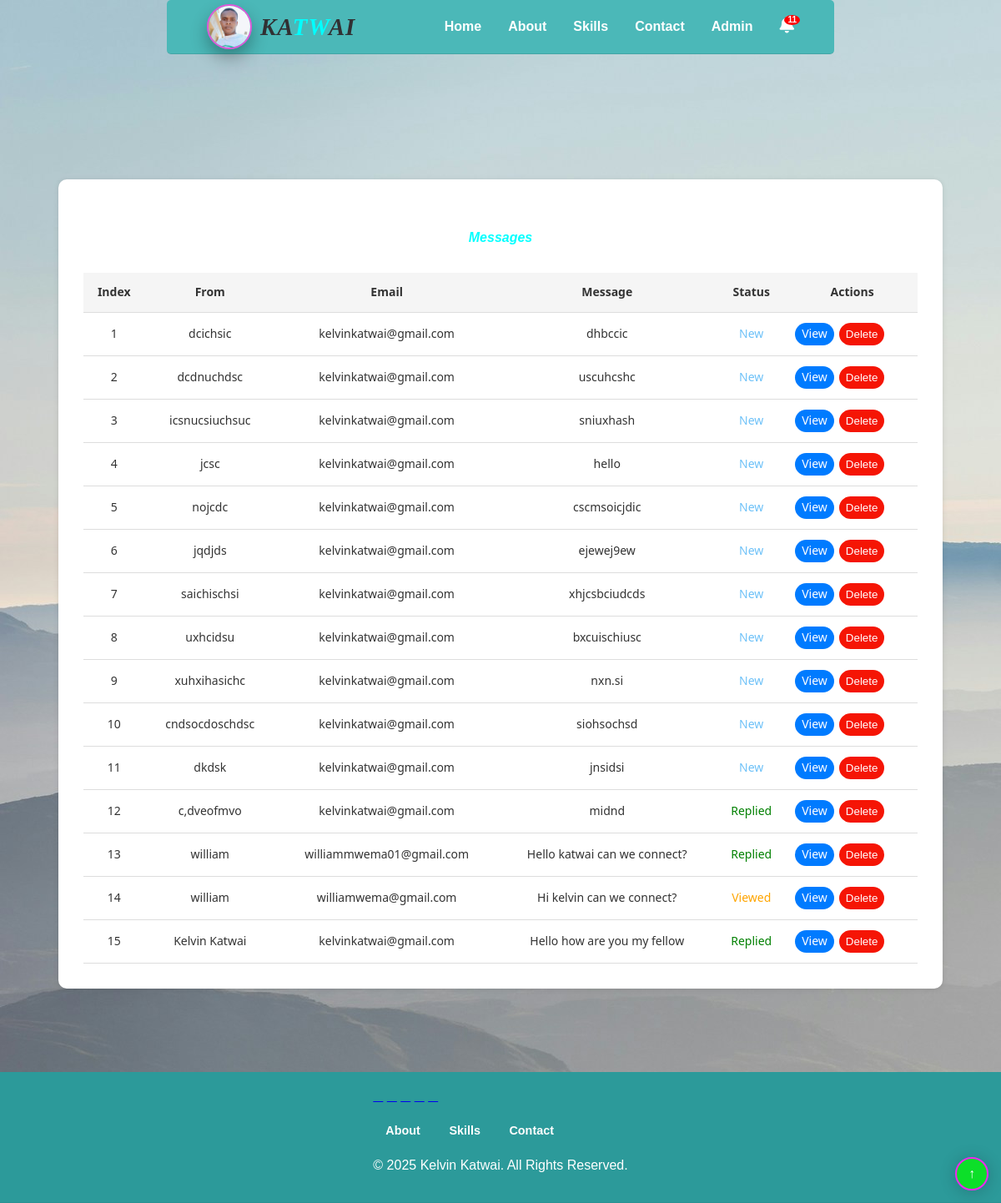
Page /view_messages/ (signed in) on the earlier database version.
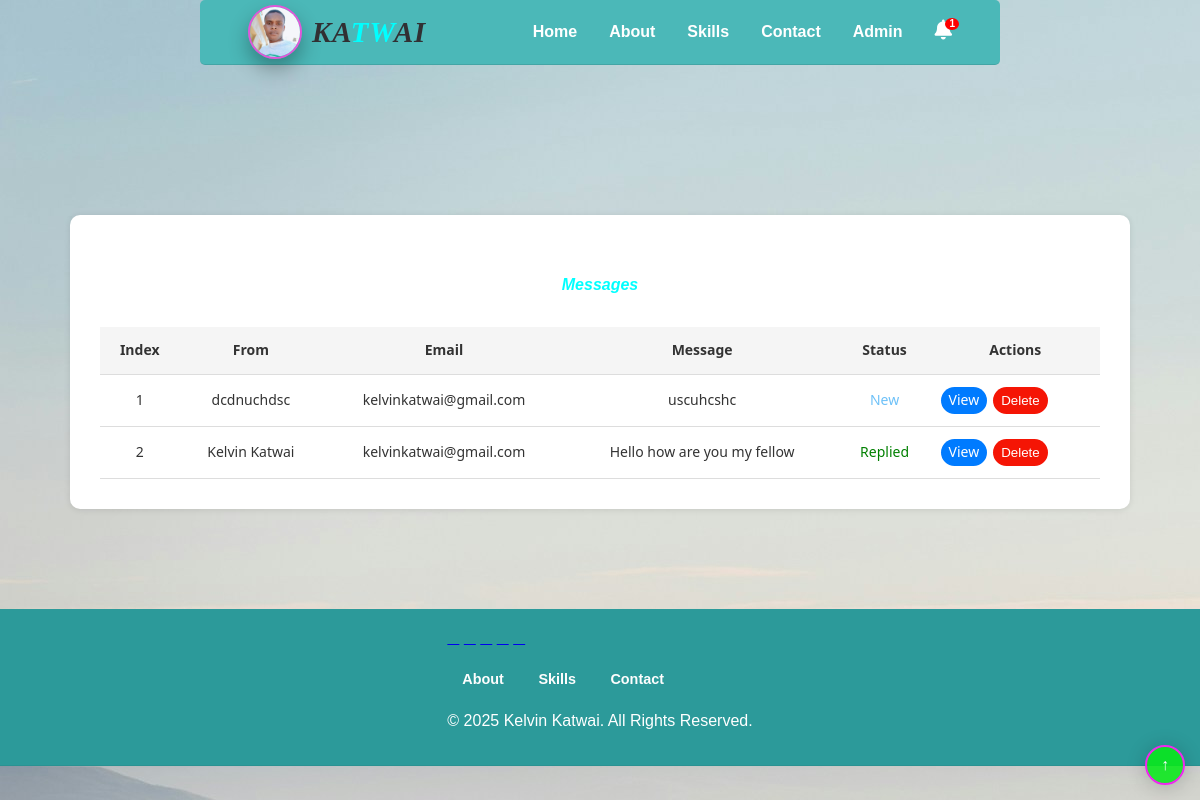
Same page on the later database version.
### app/models.py (models this page shows, shortened)
class Message(models.Model):
    full_name = models.CharField(max_length=100)
    email = models.EmailField()
    message = models.TextField()
    STATUS_CHOICES  = [
        ('new', 'New'),
        ('viewed', 'Viewed'),
        ('replied', 'Replied'),
    ]
    status = models.CharField(max_length=10, choices=STATUS_CHOICES, default='new')
    reply = models.TextField(blank=True, null=True)
    created_at = models.DateTimeField(auto_now_add=True)

### app/views.py (the view)
# urls.py: path('view_messages/', views.view_messages, name='view_messages'),
@login_required
@user_passes_test(is_superuser)
def view_messages(request):
    messages = Message.objects.all().order_by('-id')
    return render(request, 'view_messages.html', {'messages': messages})

### app/views.py (called while the page is built)
def is_superuser(user):
    return user.is_superuser

def new_messages_count(request):
    if request.user.is_authenticated and request.user.is_superuser:
        return {'new_messages_count': Message.objects.filter(status='new').count()}
    return {'new_messages_count': 0}

### templates/view_messages.html (shortened to what this page needs)
{% extends 'base.html' %}
{% block content %}
<div class="table-container">
  <h5>Messages</h5>
  <table class="table">
    <thead>
      <tr>
        <th>Index</th>
        <th>From</th>
        <th>Email</th>
        <th>Message</th>
        <th>Status</th>
        <th>Actions</th>
      </tr>
    </thead>
    <tbody>
      {% for message in messages %}
      <tr>
        <td>{{ forloop.counter }}</td>
        <td>{{ message.full_name }}</td>
        <td>{{ message.email }}</td>
        <td>{{ message.message|truncatewords:10 }}</td>
        <td>
          {% if message.status == 'new' %}
            <span class="status-new">New</span>
          {% elif message.status == 'viewed' %}
            <span class="status-viewed">Viewed</span>
          {% elif message.status == 'replied' %}
            <span class="status-replied">Replied</span>
          {% endif %}
        </td>
        <td>
          <div class="buttons">
            <a href="{% url 'view_message_detail' message.id %}" class="btn-view">View</a>
            <form method="post" action="{% url 'delete_message' message.id %}" style="display:inline;">
              <button type="submit" class="btn-delete">Delete</button>
            </form>
          </div>
        </td>
      </tr>
      {% empty %}
      <tr>
        <td colspan="6" class="text-center">No messages yet.</td>
      </tr>
      {% endfor %}
    </tbody>
  </table>
</div>
{% endblock %}

### templates/base.html (shortened to what this page needs)
{% load static %}
<!DOCTYPE html>
<html lang="en">
<head>
    <link rel="stylesheet" href="https://cdnjs.cloudflare.com/ajax/libs/font-awesome/5.15.4/css/all.min.css">
</head>
<body>
    <header>
    <div class="logo-container">
        <img src="{% static 'images/profile.jpeg' %}" alt="Profile Picture">
        <h1>KA<span>TW</span>AI</h1>
    </div>
    <nav>
        <ul class="nav-links" id="navLinks">
            <li><a href="{% url 'home' %}">Home</a></li>
            <li><a href="{% url 'home' %}#about">About</a></li>
            <li><a href="{% url 'home' %}#skills">Skills</a></li>
            <li><a href="{% url 'home' %}#contact">Contact</a></li>
            {% if user.is_superuser %}
                <li><a href="{% url 'admin_login' %}">Admin</a></li>
                <li class="notification-item">
                    <a href="{% url 'view_messages' %}">
                        <i class="fas fa-bell"></i>
                        {% if new_messages_count > 0 %}
                            <span class="notification-count">{{ new_messages_count }}</span>
                        {% endif %}
                    </a>
                </li>
            {% endif %}
        </ul>
    </nav>
</header>
<div class="back-to-top">
    <button id="backToTopBtn" onclick="scrollToTop()">↑</button>
</div>
    {% block content %}
    {% endblock %}
    <footer>
        <div class="footer-container">
            <div class="footer-icons">
                <a href="https://github.com/Kat-tech15" class="github" target="_blank" rel="noopener noreferrer"><i class="fa-brands fa-github"></i></a>
                <a href="https://www.linkedin.com/in/kelvin-katwai-b7557824a" class="linkedin" target="_blank" rel="noopener noreferrer"><i class="fa-brands fa-linkedin"></i></a>
                <a href="https://www.facebook.com/kelvin.katwai.5" class="facebook" target="_blank" rel="noopener noreferrer"><i class="fa-brands fa-facebook"></i></a>
                <a href="https://x.com/KKatwai" class="twitter" target="_blank" rel="noopener noreferrer"><i class="fa-brands fa-twitter"></i></a>
                <a href="https://www.instagram.com/katwaikelvin" class="instagram" target="_blank" rel="noopener noreferrer"><i class="fa-brands fa-instagram"></i></a>
            </div>
            <div class="footer-links">
                <a href="{% url 'home' %}#about">About</a>
                <a href="{% url 'home' %}#skills">Skills</a>
                <a href="{% url 'home' %}#contact">Contact</a>
            </div>
            <p>&copy; 2025 Kelvin Katwai. All Rights Reserved.</p>
        </div>
    </footer>
</body>
</html>

### templates/view_messages.html (style rules this page uses)
.table-container { max-width: 1000px; margin: 100px auto; padding: 30px; margin-top: 150px; background: #fff; border-radius: 10px; box-shadow: 0 1px 6px rgba(0,0,0,0.1); font-family: 'Segoe UI', sans-serif; }
.table-container h5 { font-size: medium; margin-bottom: 30px; font-family: sans-serif; font-style: oblique; text-align: center; color: aqua; }
.table { width: 100%; border-collapse: collapse; }
.table th, .table td { padding: 12px 10px; text-align: center; border-bottom: 1px solid #ddd; font-size: 14px; }
.table th { background-color: #f5f5f5; font-weight: 600; color: #333; }
.status-new { color: #6dc1f8; }
.status-replied { color: green; }
.btn-delete { background-color: #f51505; padding: 6px 8px; color: white; border-radius: 30px; border: none; }
.buttons { display: flex; gap: 6px; }
.btn-view { background-color: #007bff; padding: 2px 8px; color: white; border-radius: 30px; text-decoration: none; }

### templates/base.html (style rules this page uses)
body { margin: 0; font-family: 'Poppins', sans-serif; color: #333; line-height: 1.6; background-image: url(static/images/about5.jpg); background-repeat: no-repeat; }
header { position: sticky; height: 4vh; top: 0; margin-left: 200px; margin-right: 200px; border-radius: 5px; z-index: 1000; background: #4bb8b8; backdrop-filter: blur(10px); display: flex; justify-content: space-between; align-items: center; padding: 1rem 3rem; border-bottom: 1px solid rgba(0, 0, 0, 0.1); }
.logo-container { display: flex; align-items: center; gap: 10px; }
img { width: 50px; height: 50px; object-fit: cover; border: 2px solid #f549dee1; border-radius: 50%; margin-top: 0; box-shadow: 0 10px 20px rgba(0,0,0,0.3); }
header h1 { font-size: 1.8rem; font-family: Cambria, Cochin, Georgia, Times, 'Times New Roman', serif; font-weight: bold; color: #313033; letter-spacing: 1px; font-style: oblique; }
span { color: aqua; }
.nav-links { list-style: none; display: flex; gap: 2rem; align-items: center; }
.nav-links li a { text-decoration: none; color: #ffffff; font-weight: bold; position: relative; }
.nav-links li a::after { content: ""; position: absolute; left: 0; bottom: -4px; width: 0%; height: 2px; background: #0dfa05e1; transition: 0.3s ease; }
.notification-item { position: relative; }
.notification-item i { font-size: 20px; color: #fff; }
.notification-count { position: absolute; top: -5px; right: -7px; background: red; color: white; font-size: 10px; padding: 1px 4px; border-radius: 50%; font-weight: bold; line-height: 1; }
#backToTopBtn { position: fixed; bottom: 15px; right: 15px; background: #08e91be1; color: #fdfdfd; border: 2px solid #ee28ee; width: 40px; height: 40px; border-radius: 50%; font-size: 1rem; font-weight: bold; cursor: pointer; box-shadow: 0 2px 20px rgba(0,0,0,0.2); transition: background 0.3s ease, transform 0.2s ease; display: block; z-index: 9999; }
footer { position: relative; top: 0; z-index: 1000; background: #2c9a9a; backdrop-filter: blur(10px); display: flex; color: white; justify-content: space-between; align-items: center; padding: 1rem 3rem; z-index: 1; border-bottom: 1px solid rgba(0, 0, 0, 0.05); }
.footer-container { max-width: 1000px; margin: auto; }
.footer-links { margin: 1rem 0; }
.footer-links a { color: #fdfdfd; margin: 0 15px; text-decoration: none; font-weight: bold; font-size: 0.9rem; transition: 0.3s ease; }

Differences in the rows shown:
removed Message: full_name "dcichsic", email "kelvinkatwai@gmail.com", message "dhbccic", status "New"
removed Message: full_name "icsnucsiuchsuc", email "kelvinkatwai@gmail.com", message "sniuxhash", status "New"
removed Message: full_name "jcsc", email "kelvinkatwai@gmail.com", message "hello", status "New"
removed Message: full_name "nojcdc", email "kelvinkatwai@gmail.com", message "cscmsoicjdic", status "New"
removed Message: full_name "jqdjds", email "kelvinkatwai@gmail.com", message "ejewej9ew", status "New"
removed Message: full_name "saichischsi", email "kelvinkatwai@gmail.com", message "xhjcsbciudcds", status "New"
removed Message: full_name "uxhcidsu", email "kelvinkatwai@gmail.com", message "bxcuischiusc", status "New"
removed Message: full_name "xuhxihasichc", email "kelvinkatwai@gmail.com", message "nxn.si", status "New"
removed Message: full_name "cndsocdoschdsc", email "kelvinkatwai@gmail.com", message "siohsochsd", status "New"
removed Message: full_name "dkdsk", email "kelvinkatwai@gmail.com", message "jnsidsi", status "New"
removed Message: full_name "c,dveofmvo", email "kelvinkatwai@gmail.com", message "midnd", status "Replied"
removed Message: full_name "william", email "williammwema01@gmail.com", message "Hello katwai can we connect?", status "Replied"
removed Message: full_name "william", email "williamwema@gmail.com", message "Hi kelvin can we connect?", status "Viewed"
Other differences:
{{ new_messages_count }}: "11" → "1"
